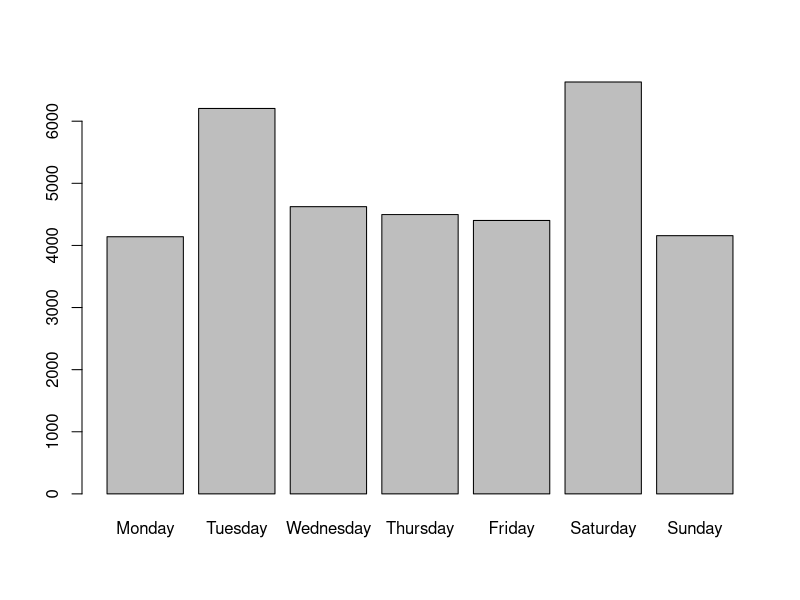
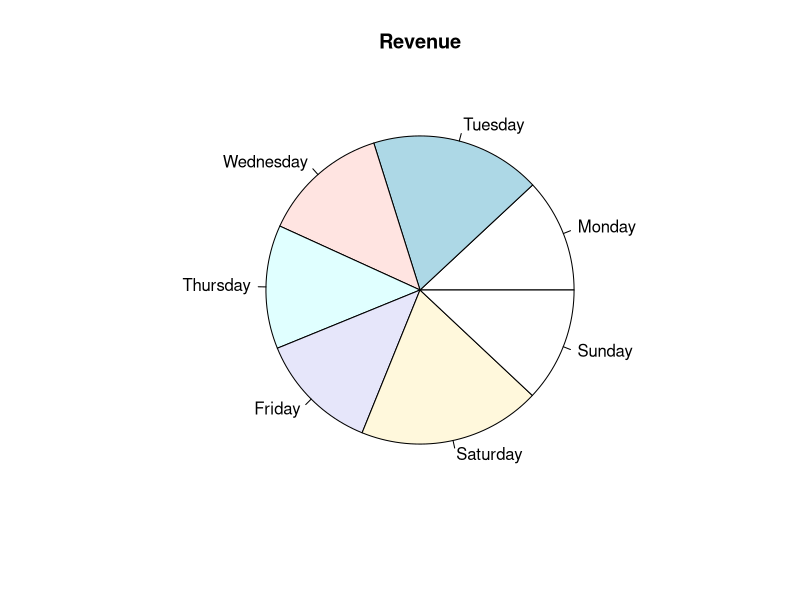

These figures' R source, in order:
# Potential Questions to Answer:
# 1. Create snacks that the customers can buy and randomize who buys which snack

#Create snacks dataframe to store the sales
snacksDF<-data.frame(Branch=factor(),Theater=integer(), Small.Popcorn=integer(), 
                   Medium.Popcorn=integer(), Large.Popcorn=integer(),
                   Icecream=integer(),Soft.Drink=integer(), Frozen=integer())
snacksDF<-data.frame(Branch=0,Theater=0,Small.Popcorn=0L, 
                   Medium.Popcorn=0L, Large.Popcorn=0L,
                   Icecream=0L,Soft.drink=0L, Frozen=0L)
# the function takes snacks data frame to store the sales on it, Branch name, theater number
# and takes number of visitors.It is return the total revenue of the day for a theater.
snacksF<-function(snacksDF, BranchName, TheaterN, visitorsN){
  #snacks prices
  prices<-c(6, 8, 10, 8, 7, 9)
  #create a vector of sold snacks
  snack<-sample(x = 1:visitorsN, size = 6, replace = TRUE)
  #calculate the sales of snacks for a screen
  snacksSales<- t(snack)%*%prices
  snacksSales<-snacksSales[1]
  #bind it with the branch and theater
  snack<-c(BranchName, TheaterN,snack)
  #print(snack)
  #add it to the dataframe
  snacksDF<-rbind.data.frame(snacksDF,snack)
  #Assign it to golbal var
  snacksDF<<-snacksDF
  return (snacksSales)
}
#snacksF(snacksDF,'R',1,100)
#print(snacksDF)


# 2. Pretend you own multiple theaters and run two simulations to represent each theater and plot the results
# 3. Create conditional statements for movies that may be PG-13 and children are not allowed to watch
# 4. Discount Student
# 5. Create function
# 6. theaters types (VIP, St)
# 7. Random number of seats will start form seats/2:seats
# 8. Scheduling movie function


#'''
# Object: theater
#          -type
#          -seats
#          -adult_cost
#          -child_cost
#'''




# Cost for adults and children
ticket_cost <- 12
ticket_cost_child <- 7 

# List 7 of your favorite movies
movies <- rbind(c("Limitless", "PG-13", 3), 
                c("Taken", "PG-13", 1), 
                c("The Old Guard", "R"),
                c("Mr. & Mrs. Smith", "PG-13"),
                c("Focus", "+16"),
                c("Raya and the Last Dragon", "PG"),
                c("Rush Hour 3", "PG-13"))

show_time = c("13:30", "18:00", "22:40")

theaters <-  6 # How many screens does the theater have? (assume 1 per movie)
seats <-  120 # How many seats does each theater hold
week_days <- rep(0, 7)  # Store totals for each day
  
    # iterate through the week
    for (day_num in 1:length(week_days)) {
      # Keep track of total revenue for the day
      daily_revenue <- 0
      
      # iterate through the amount of screens on a particular day
      for (theater_number in 1:theaters) {
        
        # Calculate  how many adults and children are watching the movie
        visitors_adults <- sample(1:seats, 1)
        avalibale_seats <- seats - visitors_adults
        visitors_children <- 0
        
        # conditional statements for movies that may be PG-13 and children are not allowed to watch
        if(movies[theater_number,2] == "PG" || movies[theater_number,2] == "PG-13") {
          visitors_children <- sample(1:avalibale_seats,1) # this is should be the the rest of available seats or less
          avalibale_seats <- avalibale_seats - visitors_children
        } 
        cat("\nThe theater #", theater_number, "\n\tMovie : ", movies[theater_number], "(", movies[theater_number, 2] , ")", "\n\tAduilt booked: ", visitors_adults,
            "\n\tChildren booked: ", visitors_children, "\n\tAbalibale seats: ", avalibale_seats, "/", seats ,"\n")
        if(movies[theater_number,2] != "PG" && movies[theater_number,2] != "PG-13") {
          cat("**children are not allowed because movie is ", movies[theater_number,2], "**\n")
        }

        
        # Calculate the revenue for adults and children
        movie_revenue <- (visitors_adults * ticket_cost) + (visitors_children * ticket_cost_child)
        
        # Calculate revenue, and add to running total for the day
        week_days[day_num] <- week_days[day_num] + movie_revenue
        
        # ------> Need to add Snacks revenue
        # Calculate snacks revenue
        
      }
      # Save total to the corresponding day
      cat("------------------------------------------\n")
      cat("Daliy total revenue: $", week_days[day_num], "\n")
      cat("------------------------------------------\n")
      
    }
    
    # Make a barchart showing total revenue per day
    day_name <- c("Monday", "Tuesday", "Wednesday", "Thursday", "Friday", "Saturday", "Sunday")
    barplot(week_days, names.arg = day_name, horiz = FALSE)

    # Make any other chart
    pie(week_days, label = day_name, main = "Revenue")
    
    # Which day had the highest revenue? 
    cat("The highest revenue is $", max(week_days), "in", day_name[which(week_days == max(week_days))])
